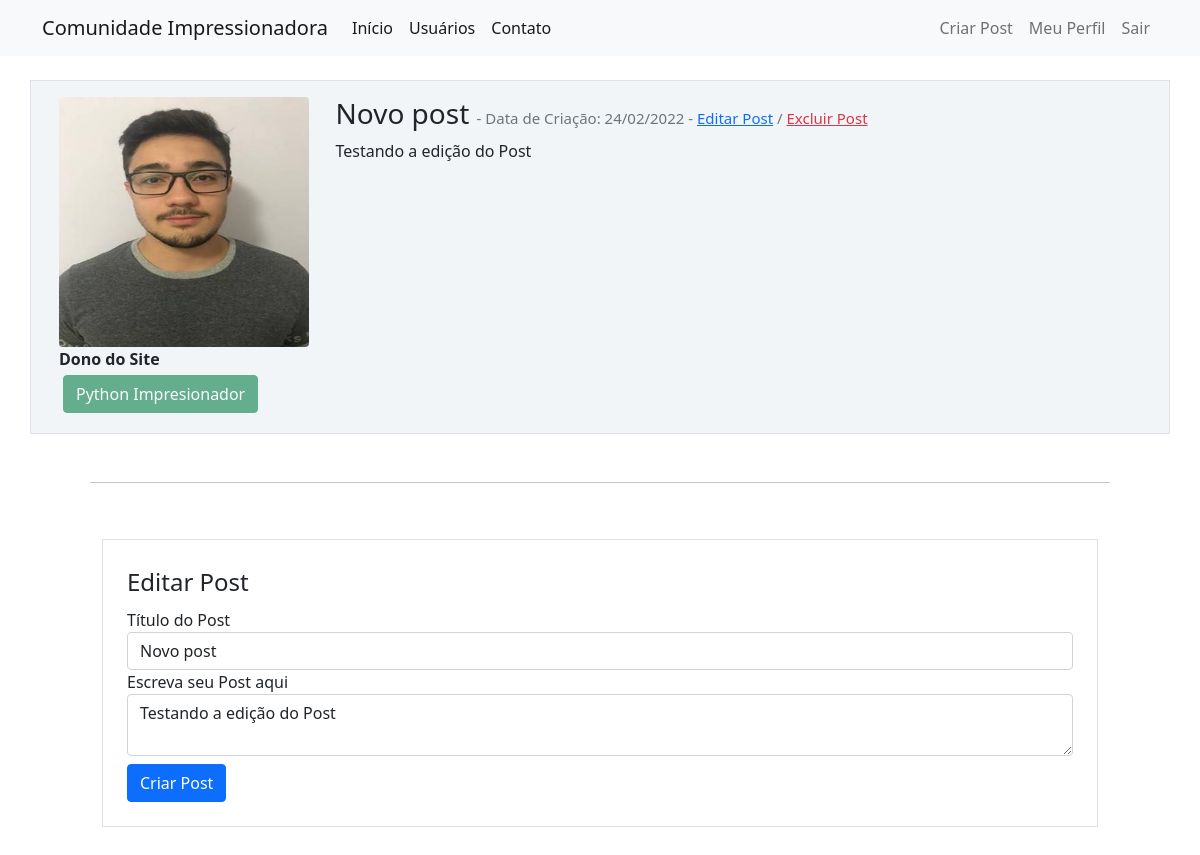
/post/1 (signed in), run on the app's committed database.
### comunidadeimpressionadora/models.py (models this page shows, shortened)
class Usuario(database.Model, UserMixin):
    id = database.Column(database.Integer, primary_key=True)
    username = database.Column(database.String, nullable=False)
    senha = database.Column(database.String, nullable=False)
    email = database.Column(database.String, nullable=False, unique=True)
    foto_perfil = database.Column(database.String, default='default.jpg')
    posts = database.relationship('Post', backref='autor', lazy=True)
    cursos = database.Column(database.String, nullable=False, default='Não Informado')

class Post(database.Model):
    id = database.Column(database.Integer, primary_key=True)
    titulo = database.Column(database.String, nullable=False)
    corpo = database.Column(database.Text, nullable=False)
    data_criacao = database.Column(database.DateTime, nullable=False, default=datetime.utcnow)
    id_usuario = database.Column(database.Integer, database.ForeignKey('usuario.id'), nullable=False)

### comunidadeimpressionadora/routes.py (the view)
@app.route('/post/<post_id>', methods=['GET', 'POST'])
@login_required
def exibir_post(post_id):
    post = Post.query.get(post_id)
    if current_user == post.autor:
        form = FormCriarPost()
        if request.method == 'GET':
            form.titulo.data = post.titulo
            form.corpo.data = post.corpo
        elif form.validate_on_submit():
            post.titulo = form.titulo.data
            post.corpo = form.corpo.data
            database.session.commit()
            flash('Post Atualizado com sucesso', 'alert-success')
            return redirect(url_for('home'))
    else:
        form = None
    return render_template('post.html', post=post, form=form)

### comunidadeimpressionadora/forms.py
class FormCriarPost(FlaskForm):
    titulo = StringField('Título do Post', validators=[DataRequired(), Length(2, 140)])
    corpo = TextAreaField('Escreva seu Post aqui', validators=[DataRequired()])
    botao_submit = SubmitField('Criar Post')

### comunidadeimpressionadora/models.py (called while the page is built)
@login_manager.user_loader
def load_usuario(id_usuario):
    return Usuario.query.get(int(id_usuario))

### comunidadeimpressionadora/templates/post.html (shortened to what this page needs)
{% extends 'base.html' %}
{% block body %}
    <div class="container mt-3">
        <div class="row border mt-4 p-3 meupost">
            <div class="col-3">
                <div class="image pe-2"> <img src="{{ url_for('static', filename='fotos_perfil/{}'.format(post.autor.foto_perfil)) }}" class="rounded" width="250" height="250"> </div>
                <strong>{{ post.autor.username }}</strong>
                <div class="row justify-content-center">
                    <div class="col">
                        {% if post.autor.cursos == '' %}
                            <button type="button" class="btn btn-danger m-1" disabled>Curso não Informado</button>
                        {% else %}
                            {% for curso in post.autor.cursos.split(';') %}
                                <button type="button" class="btn btn-success m-1" disabled>{{ curso }}</button>
                            {% endfor %}
                        {% endif %}
                    </div>
                </div>
            </div>
            <div class="col-9">
                <h3>{{ post.titulo }}
                    <small class="text-muted" style="font-size: 15px"> - Data de Criação: {{ post.data_criacao.strftime('%d/%m/%Y') }}
                        {% if form %}
                        - <a href="#form_editarpost">Editar Post</a> / <a class="text-danger" href="#" data-bs-toggle="modal" data-bs-target="#excluirpost">Excluir Post</a>
                        {% endif %}
                    </small>
                </h3>
                <p>{{ post.corpo}} </p>
            </div>
        </div>
    </div>
{% if form %}
    <div class="container">
        <hr class="m-5">
        <div class="row m-5">
            <div class="col">
                <form method="POST" action="" id="form_editarpost" class="border p-4 mt-2">
                    <legend>Editar Post</legend>
                    <fieldset>
                        <div class="form-group">
                            {{ form.titulo.label(class="form-control-label") }}
                            {% if form.titulo.errors %}
                                {{ form.titulo(class="form-control is-invalid") }}
                            <div class="invalid-feedback">
                                {% for erro in form.titulo.errors %}
                                    {{ erro }}
                                {% endfor %}
                            </div>
                            {% else %}
                                {{ form.titulo(class="form-control") }}
                            {% endif %}
                        </div>
                        <div class="form-group">
                            {{ form.corpo.label(class="form-control-label") }}
                            {% if form.corpo.errors %}
                                {{ form.corpo(class="form-control is-invalid") }}
                            <div class="invalid-feedback">
                                {% for erro in form.corpo.errors %}
                                    {{ erro }}
                                {% endfor %}
                            </div>
                            {% else %}
                                {{ form.corpo(class="form-control") }}
                            {% endif %}
                        </div>
                    </fieldset>
                    {{ form.botao_submit(class="btn btn-primary mt-2") }}
                </form>
            </div>
        </div>
    </div>
{% endif%}
{% endblock %}

### comunidadeimpressionadora/static/main.css (style rules this page uses)
.meupost { background: #f2f5f8 !important; }

### data on the page
Usuario: foto_perfil (picture), autor.username "Dono do Site", cursos "Python Impresionador"
Post: titulo "Novo post", data_criacao "24/02/2022", corpo "Testando a edição do Post"
